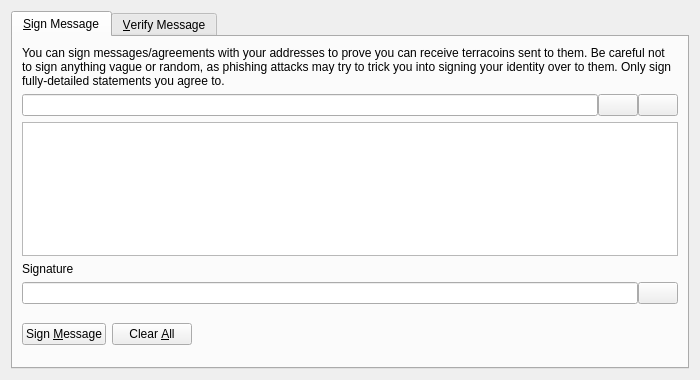
<?xml version="1.0" encoding="UTF-8"?>
<ui version="4.0">
 <class>SignVerifyMessageDialog</class>
 <widget class="QDialog" name="SignVerifyMessageDialog">
  <property name="geometry">
   <rect>
    <x>0</x>
    <y>0</y>
    <width>700</width>
    <height>380</height>
   </rect>
  </property>
  <property name="windowTitle">
   <string>Signatures - Sign / Verify a Message</string>
  </property>
  <property name="modal">
   <bool>true</bool>
  </property>
  <layout class="QVBoxLayout" name="verticalLayout">
   <item>
    <widget class="QTabWidget" name="tabWidget">
     <property name="currentIndex">
      <number>0</number>
     </property>
     <widget class="QWidget" name="tabSignMessage">
      <attribute name="title">
       <string>&amp;Sign Message</string>
      </attribute>
      <layout class="QVBoxLayout" name="verticalLayout_SM">
       <item>
        <widget class="QLabel" name="infoLabel_SM">
         <property name="text">
          <string>You can sign messages/agreements with your addresses to prove you can receive terracoins sent to them. Be careful not to sign anything vague or random, as phishing attacks may try to trick you into signing your identity over to them. Only sign fully-detailed statements you agree to.</string>
         </property>
         <property name="textFormat">
          <enum>Qt::PlainText</enum>
         </property>
         <property name="wordWrap">
          <bool>true</bool>
         </property>
        </widget>
       </item>
       <item>
        <layout class="QHBoxLayout" name="horizontalLayout_1_SM">
         <property name="spacing">
          <number>0</number>
         </property>
         <item>
          <widget class="QValidatedLineEdit" name="addressIn_SM">
           <property name="toolTip">
            <string>The Terracoin address to sign the message with</string>
           </property>
          </widget>
         </item>
         <item>
          <widget class="QPushButton" name="addressBookButton_SM">
           <property name="toolTip">
            <string>Choose previously used address</string>
           </property>
           <property name="text">
            <string/>
           </property>
           <property name="icon">
            <iconset resource="../bitcoin.qrc">
             <normaloff>:/icons/address-book</normaloff>:/icons/address-book</iconset>
           </property>
           <property name="shortcut">
            <string>Alt+A</string>
           </property>
           <property name="autoDefault">
            <bool>false</bool>
           </property>
          </widget>
         </item>
         <item>
          <widget class="QPushButton" name="pasteButton_SM">
           <property name="toolTip">
            <string>Paste address from clipboard</string>
           </property>
           <property name="text">
            <string/>
           </property>
           <property name="icon">
            <iconset resource="../bitcoin.qrc">
             <normaloff>:/icons/editpaste</normaloff>:/icons/editpaste</iconset>
           </property>
           <property name="shortcut">
            <string>Alt+P</string>
           </property>
           <property name="autoDefault">
            <bool>false</bool>
           </property>
          </widget>
         </item>
        </layout>
       </item>
       <item>
        <widget class="QPlainTextEdit" name="messageIn_SM">
         <property name="toolTip">
          <string>Enter the message you want to sign here</string>
         </property>
        </widget>
       </item>
       <item>
        <widget class="QLabel" name="signatureLabel_SM">
         <property name="text">
          <string>Signature</string>
         </property>
         <property name="textFormat">
          <enum>Qt::PlainText</enum>
         </property>
        </widget>
       </item>
       <item>
        <layout class="QHBoxLayout" name="horizontalLayout_2_SM">
         <property name="spacing">
          <number>0</number>
         </property>
         <item>
          <widget class="QLineEdit" name="signatureOut_SM">
           <property name="font">
            <font>
             <italic>true</italic>
            </font>
           </property>
           <property name="readOnly">
            <bool>true</bool>
           </property>
          </widget>
         </item>
         <item>
          <widget class="QPushButton" name="copySignatureButton_SM">
           <property name="toolTip">
            <string>Copy the current signature to the system clipboard</string>
           </property>
           <property name="text">
            <string/>
           </property>
           <property name="icon">
            <iconset resource="../bitcoin.qrc">
             <normaloff>:/icons/editcopy</normaloff>:/icons/editcopy</iconset>
           </property>
           <property name="autoDefault">
            <bool>false</bool>
           </property>
          </widget>
         </item>
        </layout>
       </item>
       <item>
        <layout class="QHBoxLayout" name="horizontalLayout_3_SM">
         <item>
          <widget class="QPushButton" name="signMessageButton_SM">
           <property name="toolTip">
            <string>Sign the message to prove you own this Terracoin address</string>
           </property>
           <property name="text">
            <string>Sign &amp;Message</string>
           </property>
           <property name="icon">
            <iconset resource="../bitcoin.qrc">
             <normaloff>:/icons/edit</normaloff>:/icons/edit</iconset>
           </property>
           <property name="autoDefault">
            <bool>false</bool>
           </property>
          </widget>
         </item>
         <item>
          <widget class="QPushButton" name="clearButton_SM">
           <property name="toolTip">
            <string>Reset all sign message fields</string>
           </property>
           <property name="text">
            <string>Clear &amp;All</string>
           </property>
           <property name="icon">
            <iconset resource="../bitcoin.qrc">
             <normaloff>:/icons/remove</normaloff>:/icons/remove</iconset>
           </property>
           <property name="autoDefault">
            <bool>false</bool>
           </property>
          </widget>
         </item>
         <item>
          <spacer name="horizontalSpacer_1_SM">
           <property name="orientation">
            <enum>Qt::Horizontal</enum>
           </property>
           <property name="sizeHint" stdset="0">
            <size>
             <width>40</width>
             <height>48</height>
            </size>
           </property>
          </spacer>
         </item>
         <item>
          <widget class="QLabel" name="statusLabel_SM">
           <property name="font">
            <font>
             <weight>75</weight>
             <bold>true</bold>
            </font>
           </property>
           <property name="text">
            <string/>
           </property>
           <property name="wordWrap">
            <bool>true</bool>
           </property>
          </widget>
         </item>
         <item>
          <spacer name="horizontalSpacer_2_SM">
           <property name="orientation">
            <enum>Qt::Horizontal</enum>
           </property>
           <property name="sizeHint" stdset="0">
            <size>
             <width>40</width>
             <height>48</height>
            </size>
           </property>
          </spacer>
         </item>
        </layout>
       </item>
      </layout>
     </widget>
     <widget class="QWidget" name="tabVerifyMessage">
      <attribute name="title">
       <string>&amp;Verify Message</string>
      </attribute>
      <layout class="QVBoxLayout" name="verticalLayout_VM">
       <item>
        <widget class="QLabel" name="infoLabel_VM">
         <property name="text">
          <string>Enter the receiver's address, message (ensure you copy line breaks, spaces, tabs, etc. exactly) and signature below to verify the message. Be careful not to read more into the signature than what is in the signed message itself, to avoid being tricked by a man-in-the-middle attack. Note that this only proves the signing party receives with the address, it cannot prove sendership of any transaction!</string>
         </property>
         <property name="textFormat">
          <enum>Qt::PlainText</enum>
         </property>
         <property name="alignment">
          <set>Qt::AlignLeading|Qt::AlignLeft|Qt::AlignTop</set>
         </property>
         <property name="wordWrap">
          <bool>true</bool>
         </property>
        </widget>
       </item>
       <item>
        <layout class="QHBoxLayout" name="horizontalLayout_1_VM">
         <property name="spacing">
          <number>0</number>
         </property>
         <item>
          <widget class="QValidatedLineEdit" name="addressIn_VM">
           <property name="toolTip">
            <string>The Terracoin address the message was signed with</string>
           </property>
          </widget>
         </item>
         <item>
          <widget class="QPushButton" name="addressBookButton_VM">
           <property name="toolTip">
            <string>Choose previously used address</string>
           </property>
           <property name="text">
            <string/>
           </property>
           <property name="icon">
            <iconset resource="../bitcoin.qrc">
             <normaloff>:/icons/address-book</normaloff>:/icons/address-book</iconset>
           </property>
           <property name="shortcut">
            <string>Alt+A</string>
           </property>
           <property name="autoDefault">
            <bool>false</bool>
           </property>
          </widget>
         </item>
        </layout>
       </item>
       <item>
        <widget class="QPlainTextEdit" name="messageIn_VM"/>
       </item>
       <item>
        <widget class="QValidatedLineEdit" name="signatureIn_VM"/>
       </item>
       <item>
        <layout class="QHBoxLayout" name="horizontalLayout_2_VM">
         <item>
          <widget class="QPushButton" name="verifyMessageButton_VM">
           <property name="toolTip">
            <string>Verify the message to ensure it was signed with the specified Terracoin address</string>
           </property>
           <property name="text">
            <string>Verify &amp;Message</string>
           </property>
           <property name="icon">
            <iconset resource="../bitcoin.qrc">
             <normaloff>:/icons/transaction_0</normaloff>:/icons/transaction_0</iconset>
           </property>
           <property name="autoDefault">
            <bool>false</bool>
           </property>
          </widget>
         </item>
         <item>
          <widget class="QPushButton" name="clearButton_VM">
           <property name="toolTip">
            <string>Reset all verify message fields</string>
           </property>
           <property name="text">
            <string>Clear &amp;All</string>
           </property>
           <property name="icon">
            <iconset resource="../bitcoin.qrc">
             <normaloff>:/icons/remove</normaloff>:/icons/remove</iconset>
           </property>
           <property name="autoDefault">
            <bool>false</bool>
           </property>
          </widget>
         </item>
         <item>
          <spacer name="horizontalSpacer_1_VM">
           <property name="orientation">
            <enum>Qt::Horizontal</enum>
           </property>
           <property name="sizeHint" stdset="0">
            <size>
             <width>40</width>
             <height>48</height>
            </size>
           </property>
          </spacer>
         </item>
         <item>
          <widget class="QLabel" name="statusLabel_VM">
           <property name="font">
            <font>
             <weight>75</weight>
             <bold>true</bold>
            </font>
           </property>
           <property name="text">
            <string/>
           </property>
           <property name="wordWrap">
            <bool>true</bool>
           </property>
          </widget>
         </item>
         <item>
          <spacer name="horizontalSpacer_2_VM">
           <property name="orientation">
            <enum>Qt::Horizontal</enum>
           </property>
           <property name="sizeHint" stdset="0">
            <size>
             <width>40</width>
             <height>48</height>
            </size>
           </property>
          </spacer>
         </item>
        </layout>
       </item>
      </layout>
     </widget>
    </widget>
   </item>
  </layout>
 </widget>
 <customwidgets>
  <customwidget>
   <class>QValidatedLineEdit</class>
   <extends>QLineEdit</extends>
   <header>qvalidatedlineedit.h</header>
  </customwidget>
 </customwidgets>
 <resources>
  <include location="../bitcoin.qrc"/>
 </resources>
 <connections/>
</ui>
